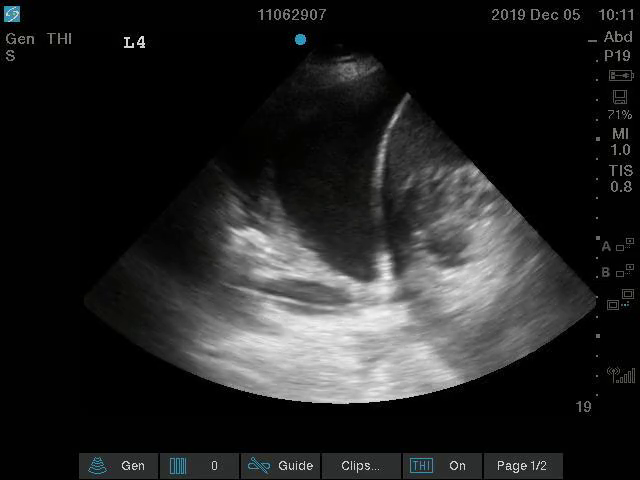
#> input picture video/pleural_effusion_clip_1.png, 640 x 480 px, given in place of pleural_effusion_clip_70.png, which was not available
$ python segmenter.py
#> lines starting #> are read from the running program, lines starting #| are printed output that depends on the picture; after the words box and inside, x2 and y2 are one past the last pixel; in counts of white or black regions, pixels touching at a corner belong together; long printed decimals are rounded; pictures that were not available may be replaced by others from this repository, and a replacement may not be noted
### filter_beam.py
import cv2
import numpy as np

def refine_mask(mask):
    '''
    Detects the lines on the lateral aspects of a mask representing the ultrasound beam.
    Returns a mask that isolates any areas bounded by these lines and the uppermost
    corners of the image.
    :param mask: Mask of the ultrasound beam after filtering out everything but the largest contour
    :return: A mask that filters out triangles formed by the lateral aspects of the input mask
        and the upper corners of the image, or 0 if failed
    '''
    edged = cv2.Canny(mask, 50, 255)    # Perform edge detection on the mask
    lines1 = cv2.HoughLinesP(edged, rho=6, theta=np.pi / 60, threshold=100, lines=np.array([]),
                             minLineLength=30, maxLineGap=30)    # Look for short lines
    lines2 = cv2.HoughLinesP(edged, rho=6, theta=np.pi / 60, threshold=100, lines=np.array([]),
                             minLineLength=90, maxLineGap=50)    # Look for long lines
    lines = np.concatenate((lines1, lines2), axis=0)
    final_lines = []

    # Find the leftmost and rightmost points in every row
    # Compare with the topmost points in every column to determine the right and left edges
    left_edgelist, right_edgelist, top_edgelist = [], [], []
    for i in range(edged.shape[0]):
        j = edged.shape[1]-1
        while edged[i][j] == 0 and j > 0:
            j -= 1
        if j != 0:
            right_edgelist.append((i, j))
        j = 0
        while edged[i][j] == 0 and j < edged.shape[1]-1:
            j += 1
        if j != edged.shape[1]:
            left_edgelist.append((i, j))
    top_point = edged.shape[0]
    for j in range(edged.shape[1]):
        i = 50
        while edged[i][j] == 0 and i < edged.shape[0]-1:
            i += 1
        if i != 0:
            top_edgelist.append((i, j))
            if i < top_point:
                top_point = i
    left_edgelist = [x for x in left_edgelist if x in top_edgelist]
    right_edgelist = [x for x in right_edgelist if x in top_edgelist]

    # Search through the lines to find the ones that best match the left and right edges by summing
    # the distance from the line to each point on the edges
    # Additional limits: slopes must be > 0.6 and < 1.9
    min_diff_left = 2**20-1
    min_diff_right = 2**20-1
    best_left = []
    best_right = []
    penalty = 30 # Max penalty score to ensure outlier points don't affect it too much

    for line in lines:
        if line[0][2] == line[0][0] or line[0][3] == line[0][1]: # Eliminate straight lines
            continue
        m = (line[0][3] - line[0][1]) / (line[0][2] - line[0][0])
        b = line[0][3] - m*line[0][2]

        if m < -0.6 and m > -1.9: # For lines of negative slope
            diff = 0
            for point in left_edgelist:
                vert_diff = point[0] - (m*point[1]+b)
                horiz_diff = point[1] - (point[0]-b)/m
                diff += 10 if vert_diff > 10 else min(penalty, abs(vert_diff)) # Penalize less for points included in the cut
                diff += 10 if horiz_diff > 10 else min(penalty, abs(horiz_diff))
            if diff < min_diff_left:
                best_left = [m,b]
                min_diff_left = diff

        if m > 0.6 and m < 1.9: # For lines of positive slope
            diff = 0
            for point in right_edgelist:
                vert_diff = point[0] - (m*point[1]+b)
                horiz_diff = point[1] - (point[0]-b)/m
                diff += 10 if vert_diff > 10 else min(penalty, abs(vert_diff))
                diff += 10 if horiz_diff < -10 else min(penalty, abs(horiz_diff))
            if diff < min_diff_right:
                best_right = [m,b]
                min_diff_right = diff

    # Attempt to characterize two best lines.
    # Algorithm fails if the lines intersect below the contour or if the lines are not mirror images
    try:
        final_lines = [best_left[0], best_left[1], best_right[0], best_right[1]]
        intersect = best_right[0]*int((best_right[1] - best_left[1]) / (best_left[0] - best_right[0])) + best_right[1]
        if (intersect > top_point + 20) and (top_point > 20):
            raise Exception("intercept too low")
        if abs(best_left[0] + best_right[0]) > 0.15:
            raise Exception("lines not mirrored")
    except Exception:
        return 0            # Algorithm could not find two best lines

    # Draw triangles using the determined lines and the corners of the image onto the mask.
    polygons = []
    triangle_mask = np.ones(mask.shape, np.uint8) * 255
    for i in range(2):
        m , b = final_lines[i*2], final_lines[i*2+1]
        x1 = 0 if m < 0 else mask.shape[1]
        y1 = 0
        x2 = int((y1 - b) / m)
        y2 = int(m * x1 + b)
        triangle = [[x1, y2], [x2, y1], [x1, y1]]
        cv2.fillPoly(triangle_mask, [np.array(triangle, np.int32)], [0, 0, 0])

    # Draw a rectangle to mask out any sections above the ultrasound beam.
    x1 = 0
    x2 = mask.shape[1]
    y1 = 0
    y2 = max(intersect, top_point - 30)
    rectangle = [[x1, y1], [x1, y2], [x2, y2], [x2, y1]]
    cv2.fillPoly(triangle_mask, [np.array(rectangle, np.int32)], [0, 0, 0])

    #Attempt to find lower edge of ultrasound beam
    try:
        lower_edge = find_lower_edge(mask, edged, final_lines)
    except Exception:
        return 0        # Algorithm could not find matching circle within constraints

    triangle_mask = cv2.bitwise_and(triangle_mask, lower_edge) # Combine with lower edge mask.
    return triangle_mask

# [52 lines left out: functions find_contour_area, contour_image, not called in this run]

def filter_beam(orig_img):
    '''
    Create a mask that isolates the ultrasound beam in an ultrasound image.
    :param orig_img: A numpy array representing the ultrasound image to filter
    :return: A numpy array representing the mask created by the algorithm
    '''
    img = cv2.cvtColor(orig_img, cv2.COLOR_BGR2GRAY)    # Get grey version of image.

    # Mask out any brightly coloured regions (e.g. manufacturer's logo)
    grey_mask = (np.logical_and.reduce((abs(orig_img[:,:,0] - orig_img[:,:,1]) < 25, abs(orig_img[:,:,1] - orig_img[:,:,2]) < 25,
                                         abs(orig_img[:,:,0] - orig_img[:,:,2]) < 25)) * 255).astype(np.uint8)
    bright_col_area = cv2.bitwise_and(img, cv2.bitwise_not(grey_mask))      # Select candidate brightly coloured regions
    bright_col_area = cv2.blur(bright_col_area, (4, 4))                     # Slightly blur the brightly coloured regions
    bright_col_mask = ((bright_col_area < 25) * 255).astype(np.uint8)       # Create a mask for brightly coloured regions
    img = cv2.bitwise_and(img, bright_col_mask)                             # Mask out brightly coloured regions

    # Mask out and select the largest continuous contour in this image (i.e. the ultrasound beam).
    ret, thresh = cv2.threshold(img, 1, 255, cv2.THRESH_BINARY)     # Threshold all non-black parts of the image.
    contours, hierarchy = cv2.findContours(thresh, cv2.RETR_LIST, cv2.CHAIN_APPROX_NONE)    # Find contours in the image.
    beam_contour = max(contours, key=cv2.contourArea)               # Select the contour with the greatest area (the US beam).
    mask = np.zeros(orig_img.shape, np.uint8)
    cv2.fillPoly(mask, [beam_contour], [255,255,255])               # Create the mask by filling in the contour with white.

    return refine_mask(mask) # Return the mask used

def find_lower_edge(mask, edged, lines):
    '''
    Detects a circle with x-coordinate of centre given by lines of triangles isolated
    by refine_mask. Returns a mask isolating all contents within the circle.
    :mask: A mask that filters out anything not bound by the generated circle.
    :param edged: the edges of the largest contour of the ultrasound beam
    :param lines: An array containing the slopes and intercepts of the lines.
    :return: A mask isolating all contents within the circle.
    '''
    mi, bi, mj, bj = lines[0:4]

    # Find the bottom-most positive value in every column, up to 3/4 the height of the image.
    edgelist = []
    for j in range(edged.shape[1]):
        i = len(edged)-1
        while edged[i][j] == 0 and i != int(len(edged)*0.75):
            i -= 1
        if i != int(len(edged)*0.75):
            edgelist.append((i,j))

    # Sort the list and take the 400 lowest points
    edgelist.sort(reverse=True)
    edgelist = [x[::-1] for x in edgelist]

    # Determine the position and size of the circle using points spaced half the list apart
    # Attempt to minimize distance of the circle to every point in the bottom edge
    # Variables named after standard equations (x-h)^2 + (y-k)^2 = r^2 and y = mx + b
    h = (bj - bi) / (mi - mj)
    k_final = 0
    max_radius = 0
    max_difference = 2**20-1
    gap = int(len(edgelist)*0.5)

    for index in range(len(edgelist) - gap):
        p1 = edgelist[index]
        p2 = edgelist[index + gap]
        x1, x2, y1, y2 = p1[0], p2[0], p1[1], p2[1]
        k = (((x1 - h)**2 + y1**2) - ((x2 - h)**2 + y2**2)) / (2*(y1-y2))
        r = abs(((x1-h)**2+(y1-k)**2)**0.5)
        difference = 0
        for point in edgelist:
            difference += abs(point[1] - ((r**2 - (point[0] - h)**2)**0.5 + k))
        if difference < max_difference:
            max_radius = r
            k_final = k
            max_difference = difference

    # Algorithm fails if the circle found has a radius less than 0.6x or greater than the image height.
    if max_radius < 0.6 * mask.shape[0]:
        raise Exception('max_radius not large enough')
    if max_radius > mask.shape[0]:
        raise Exception('max_radius too large')

    # Make an array of zeroes the size of the image
    # Fill the circle with white
    lower_edge_mask = np.zeros(mask.shape, np.uint8)
    cv2.circle(lower_edge_mask, (int(h), int(k_final)), int(max_radius), [255, 255, 255], -1)

    return lower_edge_mask

### segmenter.py
import os, cv2
import numpy as np
from filter_beam import filter_beam

def split_video(mp4_path):
    '''
    Converts an mp4 video to a series of images and saves the images in the same directory.
    Calculates the area of the largest contour for every image and relays the image with
    the largest area to mask_all_images.
    :param mp4_path: File name of the mp4 file to convert to series of images.
    :return: Returns the mask used, else mp4_path and number of frames if failed to find contour.
    '''
    vc = cv2.VideoCapture(mp4_path)
    vid_dir, mp4_filename = os.path.split(mp4_path)      # Get folder and filename of mp4 file respectively
    mp4_filename = mp4_filename.split('.')[0]       # Strip file extension

    idx = 0
    while (True):
        ret, frame = vc.read()
        if not ret:
            break   # End of frames reached
        img_path = vid_dir + '/' + mp4_filename + '_' + str(idx) + '.png'
        cv2.imwrite(img_path, frame) # Save all the images out
        idx +=1

def change_contrast(image, factor):
    '''
    Changes contrast for a black and white image by the specified factor.
    :image: cv2 image object
    :factor: numerical multiplicative factor
    '''
    for x in range(len(image)):
        for y in range(len(image[x])):
            val = image[x,y] * factor
            image[x,y] = val if val < 255 else 255

    return image

def create_masks(img_path, frame_num):
    """
    Creates masks based on the segmented frame found in seg_frame_path.
    """
#> called with img_path = 'video\\pleural_effusion_clip', frame_num = 70
    #import the images
    key_frame = cv2.imread(img_path + "_" + str(frame_num) + ".png")
#> key_frame is the input picture: shape (480, 640, 3); mean B, G, R 35.2, 35.2, 34.9
    beam_mask = filter_beam(key_frame)
#> in filter_beam, `grey_mask = (np.logical_and.reduce((abs(orig_img[:,:,0] - orig_img[:,:..`:
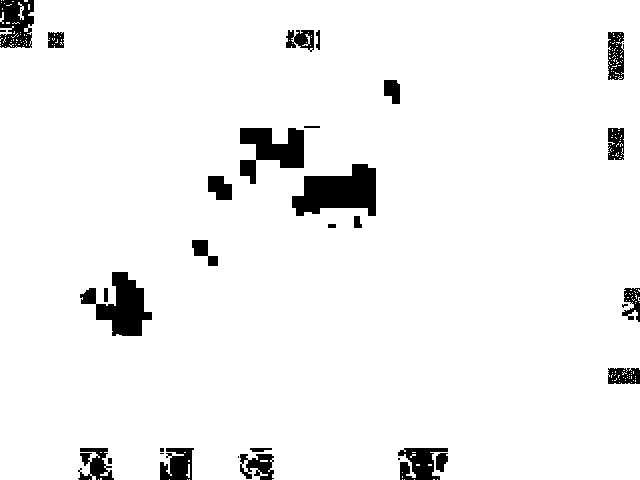
#> grey_mask: shape (480, 640); 94.9% white; 34 black regions (9 under 20 px), largest, box (x1, y1, x2, y2) and area: (292, 164, 376, 216) 2912, (80, 272, 152, 336) 2261, (240, 128, 304, 184) 2016
#> in filter_beam, `bright_col_mask = ((bright_col_area < 25) * 255).astype(np.uint8)`: bright_col_mask: shape (480, 640); 98.3% white; 45 black regions (17 under 20 px), largest, box (x1, y1, x2, y2) and area: (402, 454, 440, 480) 708, (161, 454, 192, 480) 613, (80, 454, 113, 480) 502
#> in filter_beam, `ret, thresh = cv2.threshold(img, 1, 255, cv2.THRESH_BINARY)`:
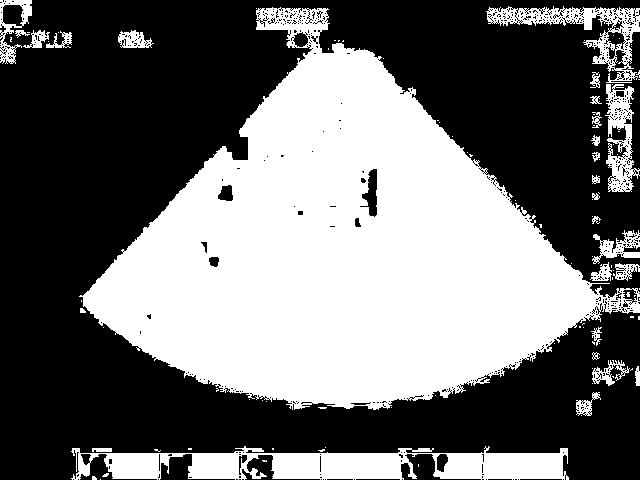
#> thresh: shape (480, 640); 43.1% white; 104 white regions (77 under 20 px)
#> in filter_beam, `contours, hierarchy = cv2.findContours(thresh, cv2.RETR_LIST, cv2.CHAI..`: contours = 1386 contours, 1332 with area under 20; largest, box (x1, y1, x2, y2) and area: (79, 7, 640, 410) 113647, (71, 446, 569, 480) 10052, (486, 6, 640, 83) 3668, (605, 84, 640, 192) 1911, (0, 0, 32, 64) 1044
#> in filter_beam, `beam_contour = max(contours, key=cv2.contourArea)`: beam_contour = contour of 2316 points, box (x1, y1, x2, y2) (79, 7, 640, 410), area 113647
#> in filter_beam, `cv2.fillPoly(mask, [beam_contour], [255,255,255])`: mask: shape (480, 640, 3); 37.4% white; 1 white region, box (x1, y1, x2, y2) and area: (79, 7, 640, 410) 114806
#> in refine_mask, `edged = cv2.Canny(mask, 50, 255)`:
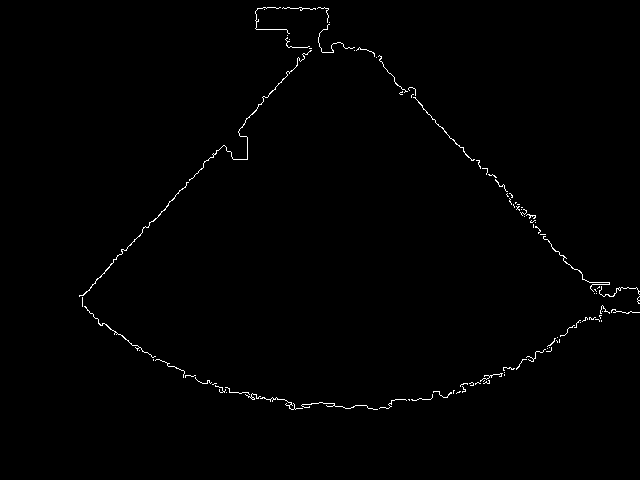
#> edged: shape (480, 640); 0.72% white in thin lines or dots, all inside (x1, y1, x2, y2) = (79, 7, 640, 410)
#> in refine_mask, `lines1 = cv2.HoughLinesP(edged, rho=6, theta=np.pi / 60, threshold=100..`: lines1 = 34 rows, first 6: [378, 56, 472, 160], [463, 147, 534, 218], [366, 49, 419, 102], [126, 250, 216, 150], [552, 248, 613, 309], [478, 160, 535, 217]
#> in refine_mask, `lines2 = cv2.HoughLinesP(edged, rho=6, theta=np.pi / 60, threshold=100..`: lines2 = 22 rows, first 6: [378, 56, 516, 209], [326, 10, 534, 218], [82, 299, 327, 27], [320, 7, 535, 222], [521, 214, 618, 311], [447, 397, 638, 300]
#> in refine_mask, `lines = np.concatenate((lines1, lines2), axis=0)`: lines = 56 rows, first 6: [378, 56, 472, 160], [463, 147, 534, 218], [366, 49, 419, 102], [126, 250, 216, 150], [552, 248, 613, 309], [478, 160, 535, 217]
#> the loop in refine_mask, `for line in lines:` made 56 passes
#> (line, m, b, min_diff_right) on passes 1, 2, 7, 22: ([[378, 56, 472, 160]], 1.11, -362.2, 1366.9), ([[463, 147, 534, 218]], 1, -316, 1346), ([[597, 282, 628, 313]], 1, -315, 1296), ([[363, 49, 534, 220]], 1, -314, 1294)
#> (line, m, b, min_diff_left) on passes 4, 37: ([[126, 250, 216, 150]], -1.11, 390, 651.3), ([[82, 299, 327, 27]], -1.11, 390, 641)
#> after the loop in refine_mask, `for line in lines:`: min_diff_left = 641; min_diff_right = 1294
#> in refine_mask, `final_lines = [best_left[0], best_left[1], best_right[0], best_right[1]]`: final_lines = [-1.11, 390, 1, -314]
#> in refine_mask, `intersect = best_right[0]*int((best_right[1] - best_left[1]) / (best_l..`: intersect = 19
#> the loop in refine_mask, `for i in range(2):` made 2 passes
#> (m, b, x1, x2, y2, triangle) on passes 1 to 2: (-1.11, 390, 0, 351, 390, [[0, 390], [351, 0], [0, 0]]), (1, -314, 640, 314, 326, [[640, 326], [314, 0], [640, 0]])
#> after the loop in refine_mask, `for i in range(2):`:
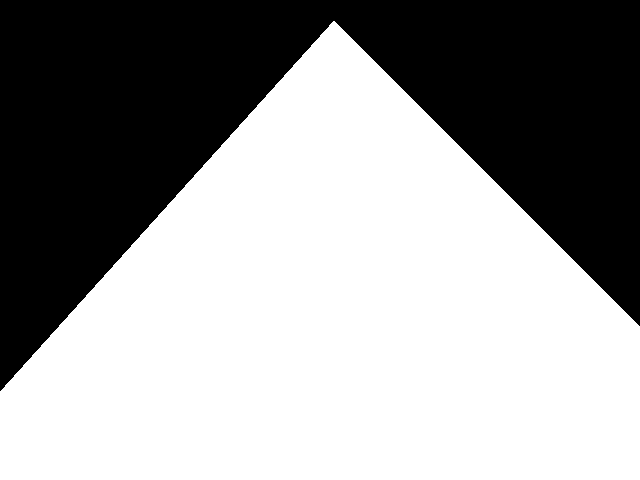
#> triangle_mask: shape (480, 640, 3); 60.3% white; 1 black region, box (x1, y1, x2, y2) and area: (0, 0, 640, 391) 121895
#> in refine_mask, `y2 = max(intersect, top_point - 30)`: y2 = 20
#> in refine_mask, `rectangle = [[x1, y1], [x1, y2], [x2, y2], [x2, y1]]`: rectangle = [[0, 0], [0, 20], [640, 20], [640, 0]]
#> in find_lower_edge, `mi, bi, mj, bj = lines[0:4]`: mi = -1.11; bi = 390; mj = 1; bj = -314
#> the loop in find_lower_edge, `for j in range(edged.shape[1]):` made 640 passes
#> after the loop in find_lower_edge, `for j in range(edged.shape[1]):`: edgelist = 355 pairs, first value 361 to 409, second value 162 to 533
#> in find_lower_edge, `edgelist = [x[::-1] for x in edgelist]`: edgelist = 355 pairs, first value 162 to 533, second value 361 to 409
#> in find_lower_edge, `h = (bj - bi) / (mi - mj)`: h = 333.6
#> in find_lower_edge, `gap = int(len(edgelist)*0.5)`: gap = 177
#> the loop in find_lower_edge, `for index in range(len(edgelist) - gap):` made 178 passes
#> (p1, p2, x1, x2, y1, y2, k, r) on passes 1 to 3: ((377, 409), (444, 397), 377, 444, 409, 397, -26.17, 437.3), ((376, 409), (443, 397), 376, 443, 409, 397, -20.58, 431.7), ((375, 409), (432, 397), 375, 432, 409, 397, 71.14, 340.4)
#> (p1, p2, x1, x2, y1, y2, k, r) on passes 4 to 9: ((374, 409), (276, 397), 374, 276, 409, 397, 332.5, 86.51), ((373, 409), (263, 397), 373, 263, 409, 397, 259.7, 154.4), ((295, 409), (250, 397), 295, 250, 409, 397, 173.7, 238.4), ((293, 409), (248, 397), 293, 248, 409, 397, 166.2, 246.1), ((292, 409), (442, 396), 292, 442, 409, 396, 17.51, 393.7), ((291, 409), (259, 396), 291, 259, 409, 396, 258.2, 156.7)
#> in find_lower_edge, `lower_edge_mask = np.zeros(mask.shape, np.uint8)`: lower_edge_mask: shape (480, 640, 3); every value is 0
#> in find_lower_edge, `cv2.circle(lower_edge_mask, (int(h), int(k_final)), int(max_radius), [..`: lower_edge_mask: shape (480, 640, 3); 75% white; 1 black region, box (x1, y1, x2, y2) and area: (0, 238, 640, 480) 76761
#> in refine_mask, `triangle_mask = cv2.bitwise_and(triangle_mask, lower_edge)`: triangle_mask: shape (480, 640, 3); 37.3% white; 1 white region, box (x1, y1, x2, y2) and area: (71, 21, 612, 407) 114541
    key_frame = cv2.cvtColor(cv2.bitwise_and(beam_mask,key_frame), cv2.COLOR_BGR2GRAY)
#> key_frame: shape (480, 640)
    cv2.imwrite(img_path + "_" + str(frame_num) + "_beamed.png",key_frame)
    key_frame = change_contrast(key_frame, 4.0)

    #key_mask = cv2.imread(img_path + "_mask_" + str(frame_num) + ".png",0)
    #masked_key = cv2.bitwise_and(key_frame,key_mask)
    new_frame = cv2.imread(img_path + "_" + str(frame_num + 1) + ".png")
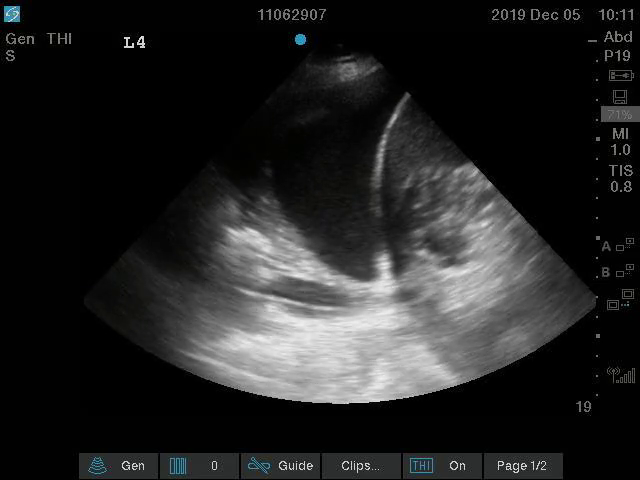
#> input picture video/pleural_effusion_clip_10.png, 640 x 480 px, given in place of pleural_effusion_clip_71.png, which was not available
#> new_frame is the input picture: shape (480, 640, 3); mean B, G, R 35.3, 35.3, 35
    new_frame = cv2.cvtColor(cv2.bitwise_and(beam_mask,new_frame), cv2.COLOR_BGR2GRAY)
#> new_frame: shape (480, 640)
    new_frame = change_contrast(new_frame, 4.0)
#> call 2 of change_contrast, with factor = 4
#> after the loop in change_contrast (call 2), `for x in range(len(image)):`:
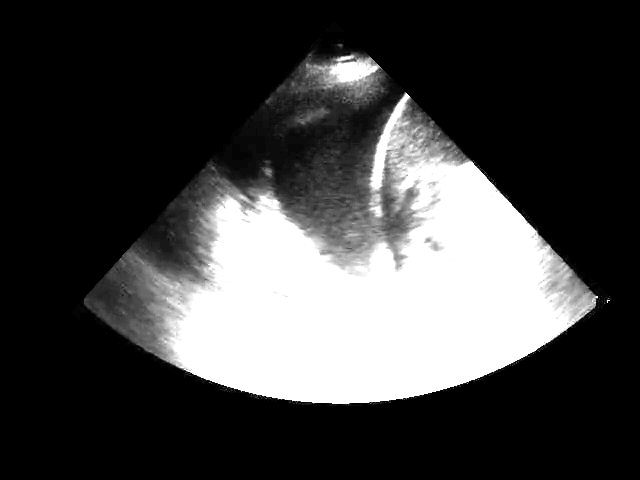
#> image: shape (480, 640); min 0, max 255, mean 66.1

    #trying with a couple methods here:
    #SIFT method
    sift = cv2.SIFT_create()
    keypoints_1, descriptors_1 = sift.detectAndCompute(key_frame,None)
    keypoints_2, descriptors_2 = sift.detectAndCompute(new_frame,None)
    bf = cv2.BFMatcher(cv2.NORM_L1, crossCheck=True)

    matches = bf.match(descriptors_1,descriptors_2)
    matches = sorted(matches, key = lambda x:x.distance)
    for x in keypoints_1:
        print(x.pt)
#> this loop made 551 passes
#> x on passes 1 to 3: keypoint at (85.1, 298.8), size 2, keypoint at (87.1, 300.7), size 6.6, keypoint at (87.1, 300.7), size 6.6
#| (85.061, 298.761)
#| (87.138, 300.745)
#| (87.138, 300.745)
#| (87.138, 300.745)
#| (88.250, 300.658)
#| (98.190, 314.969)
#| (100.869, 282.828)
#| (112.213, 272.812)
#> (further printed lines are left out)

    img3 = cv2.drawMatches(key_frame, keypoints_1, new_frame, keypoints_2, matches, new_frame, flags=2)
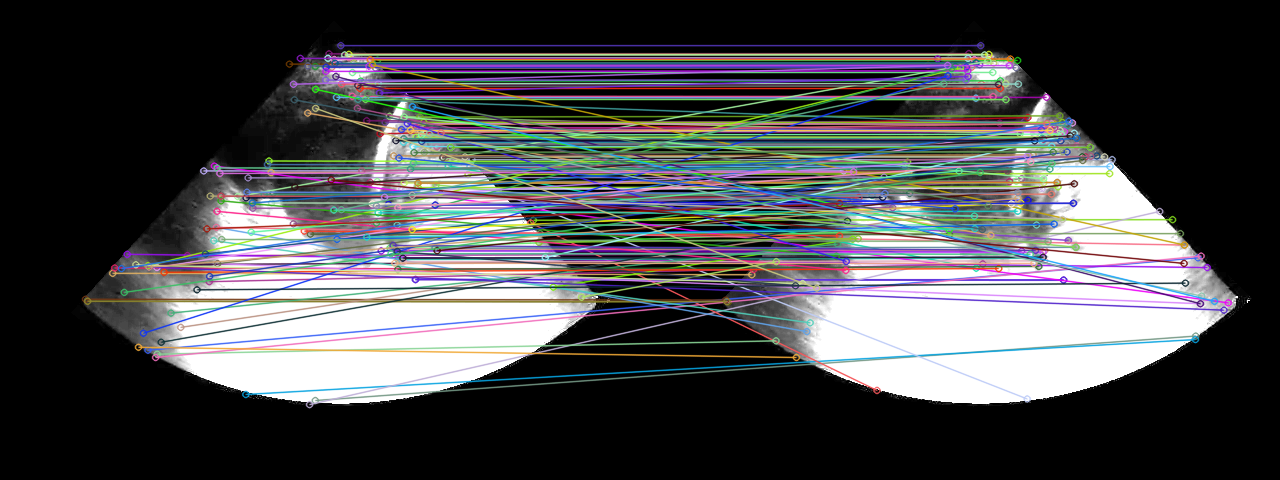
#> img3: shape (480, 1280, 3); mean of channels 0, 1, 2 76.2, 74.1, 73.7; drawn as B, G, R
    cv2.imshow("matched",img3)
    cv2.waitKey(0)

    #use the SIFT paradigm but do it semi-manually

    #active contouring method
#def next_SIFT(sift, keypoints_1, descriptors_1, img_path, frame_num, )

if __name__ == "__main__":
    #filename = "video\pleural_effusion_clip.mp4"
    #split_video(filename)
    create_masks("video\pleural_effusion_clip",70)

# [15 lines of commented-out code are left out]
